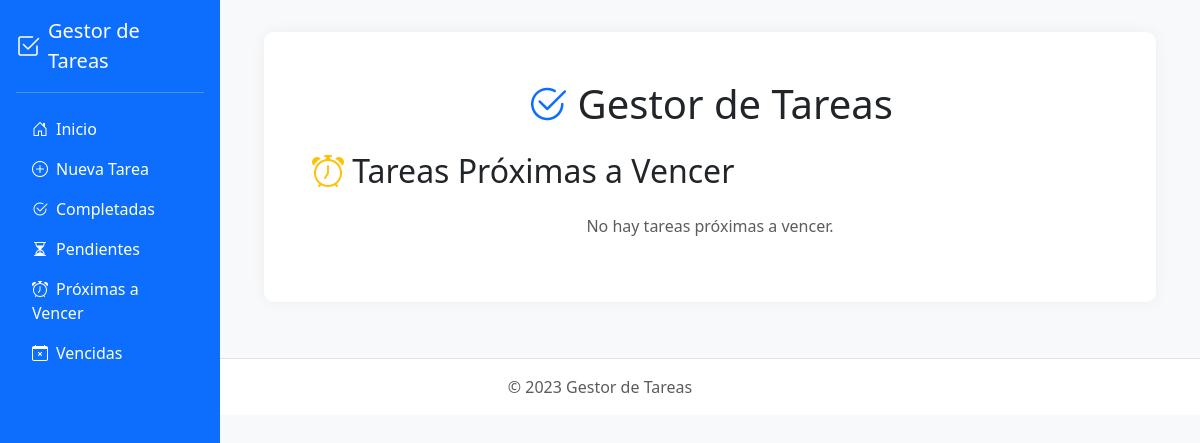
Before: /proximas/ with the older database file.
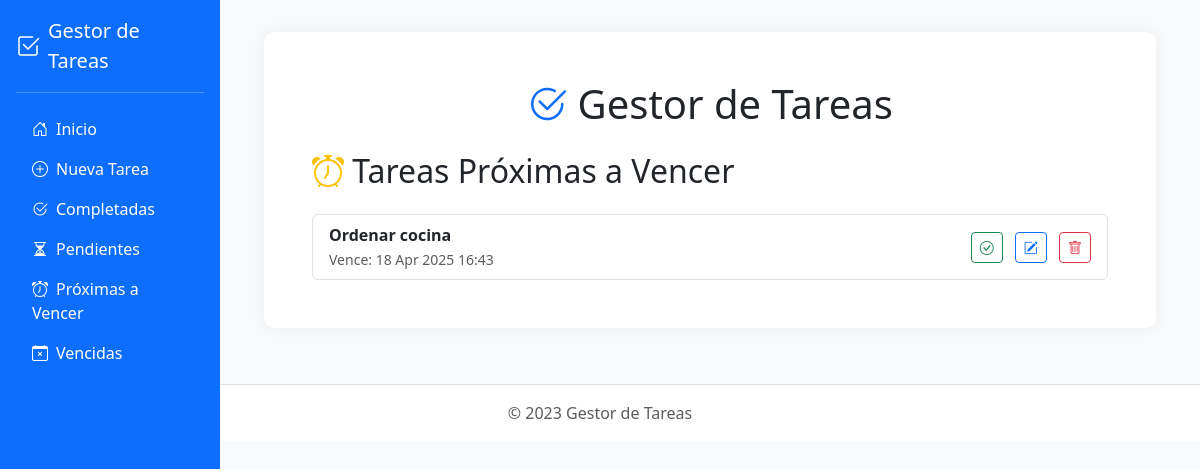
After: the same page with the newer database file.
### tasks/models.py (models this page shows, shortened)
class Task(models.Model):
    PRIORITY_CHOICES = [
        ('high', 'Alta'),
        ('medium', 'Media'),
        ('low', 'Baja'),
    ]
    description = models.CharField(max_length=255)
    priority = models.CharField(max_length=10, choices=PRIORITY_CHOICES, default='medium')
    completed = models.BooleanField(default=False)
    created_at = models.DateTimeField(auto_now_add=True)
    deadline = models.DateTimeField(null=True, blank=True)

### tasks/views.py (the view)
# urls.py: path('proximas/', views.approaching_tasks, name='approaching_tasks'),
def approaching_tasks(request):
    now = timezone.now()
    soon = now + timedelta(days=3)
    tasks = Task.objects.filter(completed=False, deadline__range=(now, soon)).order_by('deadline')
    return render(request, 'tasks/approaching_tasks.html', {'tasks': tasks})

### tasks/templates/tasks/approaching_tasks.html
{% extends 'tasks/base.html' %}
{% block content %}
<h2 class="mb-4"><i class="bi bi-alarm text-warning"></i> Tareas Próximas a Vencer</h2>
{% if tasks %}
    <ul class="list-group">
        {% for task in tasks %}
            <li class="list-group-item d-flex justify-content-between align-items-center">
                <div>
                    <strong>{{ task.description }}</strong><br>
                    <small class="text-muted">Vence: {{ task.deadline|date:"d M Y H:i" }}</small>
                </div>
                <div>
                    <a href="{% url 'toggle_task' task.id %}" class="btn btn-outline-success btn-sm me-2">
                        <i class="bi bi-check-circle"></i>
                    </a>
                    <a href="{% url 'edit_task' task.id %}" class="btn btn-outline-primary btn-sm me-2">
                        <i class="bi bi-pencil-square"></i>
                    </a>
                    <a href="{% url 'delete_task' task.id %}" class="btn btn-outline-danger btn-sm">
                        <i class="bi bi-trash"></i>
                    </a>
                </div>
            </li>
        {% endfor %}
    </ul>
{% else %}
    <p class="text-muted text-center">No hay tareas próximas a vencer.</p>
{% endif %}
{% endblock %}

### tasks/templates/tasks/base.html (shortened to what this page needs)
<!DOCTYPE html>
<html lang="es">
<head>
    <link href="https://cdn.jsdelivr.net/npm/bootstrap@5.3.0/dist/css/bootstrap.min.css" rel="stylesheet">
    <link rel="stylesheet" href="https://cdn.jsdelivr.net/npm/bootstrap-icons@1.10.0/font/bootstrap-icons.css">
</head>
<body>
    <div class="sidebar d-flex flex-column p-3">
        <a href="{% url 'task_list' %}" class="d-flex align-items-center mb-3 mb-md-0 text-white text-decoration-none">
            <i class="bi bi-check2-square fs-4 me-2"></i>
            <span class="fs-5">Gestor de Tareas</span>
        </a>
        <hr>
        <ul class="nav nav-pills flex-column mb-auto">
            <li><a href="{% url 'task_list' %}" class="nav-link"><i class="bi bi-house-door me-2"></i>Inicio</a></li>
            <li><a href="{% url 'add_task' %}" class="nav-link"><i class="bi bi-plus-circle me-2"></i>Nueva Tarea</a></li>
            <li><a href="{% url 'completed_tasks' %}" class="nav-link"><i class="bi bi-check2-circle me-2"></i>Completadas</a></li>
            <li><a href="{% url 'pending_tasks' %}" class="nav-link"><i class="bi bi-hourglass-split me-2"></i>Pendientes</a></li>
            <li><a href="{% url 'approaching_tasks' %}" class="nav-link"><i class="bi bi-alarm me-2"></i>Próximas a Vencer</a></li>
            <li><a href="{% url 'overdue_tasks' %}" class="nav-link"><i class="bi bi-calendar-x me-2"></i>Vencidas</a></li>
        </ul>
    </div>
    <main class="main-content">
        <div class="container-fluid">
            <div class="task-container p-4 p-md-5 mb-4">
                <h1 class="text-center mb-4">
                    <i class="bi bi-check2-circle text-primary"></i>
                    Gestor de Tareas
                </h1>
                {% block content %}{% endblock %}
            </div>
        </div>
    </main>
    <footer class="mt-auto py-3 bg-white border-top">
        <div class="container text-center">
            <span class="text-muted">© 2023 Gestor de Tareas</span>
        </div>
    </footer>
</body>
</html>

### tasks/templates/tasks/base.html (style rules this page uses)
body { background-color: #f8f9fa; }
.sidebar { height: 100vh; background-color: #0d6efd; color: white; position: fixed; top: 0; left: 0; padding-top: 60px; width: 220px; }
.sidebar .nav-link { color: white; }
.main-content { margin-left: 220px; padding: 2rem; }
.task-container { background-color: white; border-radius: 10px; box-shadow: 0 0 15px rgba(0, 0, 0, 0.05); }
footer { background-color: #f8f9fa; }

Changed rows visible on the page:
added Task: description "Ordenar cocina", deadline "18 Apr 2025 16:43"
Other visible differences:
text no longer shown: "No hay tareas próximas a vencer."
